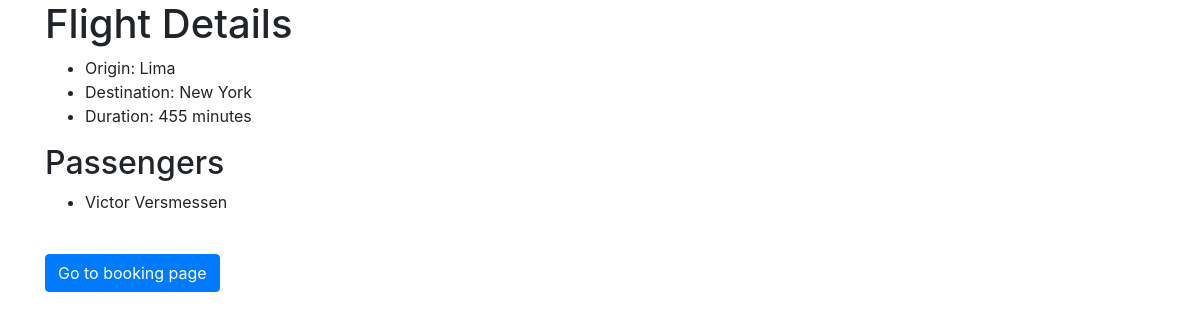
The app's page /flights/6 with its own data.
### tables this page shows
CREATE TABLE flights (
    id SERIAL PRIMARY KEY,
    origin VARCHAR NOT NULL,
    destination VARCHAR NOT NULL,
    duration INTEGER NOT NULL
);

CREATE TABLE passengers (name STRING NOT NULL, flight_id INTEGER REFERENCES flights (id));

### application.py (the view)
@app.route("/flights/<int:flight_id>")
def flight(flight_id):
    flight = db.execute("SELECT * FROM flights WHERE id = :id", {"id": flight_id}).fetchone()
    if flight is None:
        return render_template("error.html", message="No such flight.")
    passengers = db.execute("SELECT name FROM passengers WHERE flight_id = :flight_id",
                            {"flight_id": flight_id}).fetchall()
    return render_template("flightdetails.html", flight=flight, passengers=passengers)

### templates/flightdetails.html (shortened to what this page needs)
{% extends "layout.html" %}
{% block body %}
    <h1>Flight Details</h1>
    <ul>
        <li>Origin: {{ flight.origin }}</li>
        <li>Destination: {{ flight.destination }}</li>
        <li>Duration: {{ flight.duration}} minutes</li>
    </ul>
    <h2>Passengers</h2>
    <ul>
        {% for passenger in passengers %}
            <li>{{ passenger.name }}</li>
        {% else %}
            <li>No passengers.</li>
        {% endfor %}
    </ul>
    <br>
    <div>
        <form action="{{ url_for('index') }}">
            <div class="form-group">
                <button class="btn btn-primary">Go to booking page</button>
            </div>
        </form>
    </div>
{% endblock %}

### records on screen
flights: origin "Lima", destination "New York", duration "455"
passengers: name "Victor Versmessen"
